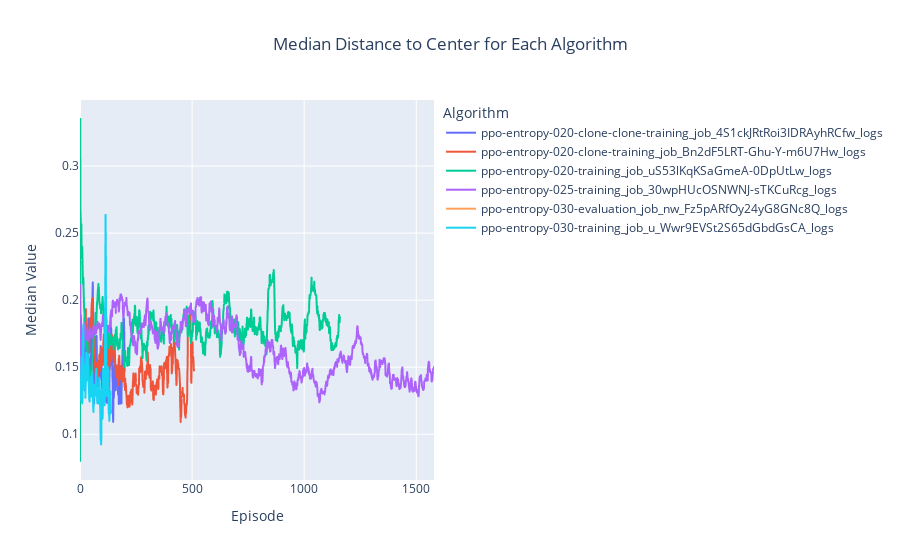
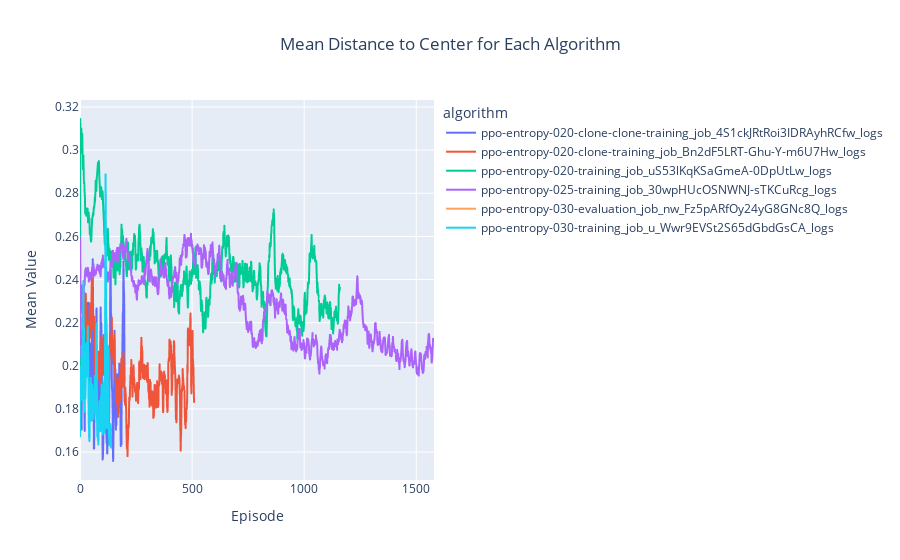
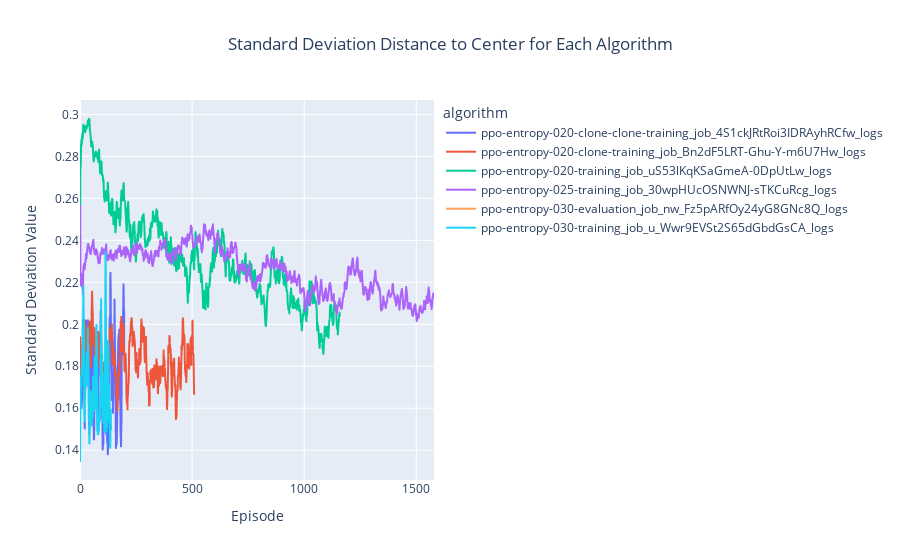
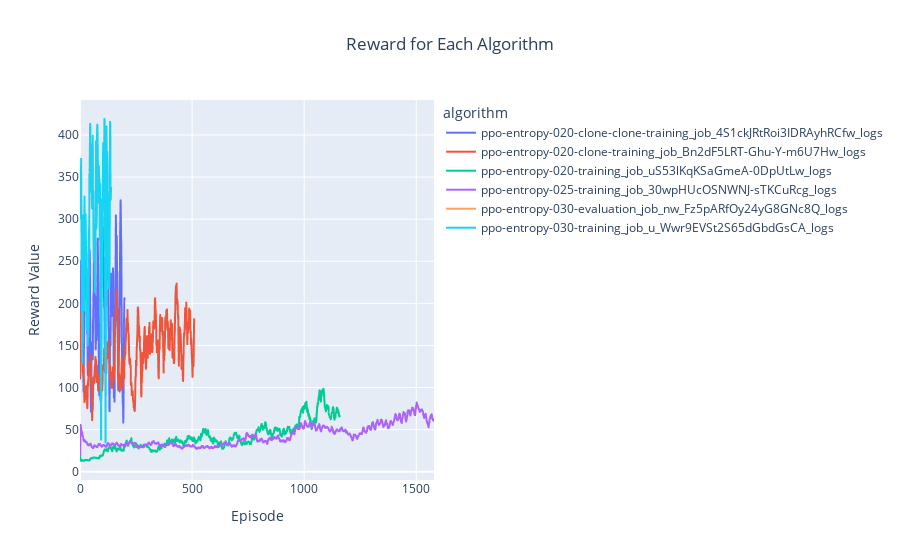

Notebook cell for these charts, in order:
### Code cell
# Set the smoothing factor for rolling averages
smoothing = 0.03

# Process the data for each algorithm
for algo, df in data.items():
    df.reset_index(inplace=True)
    if not 'episode' in df.columns:
        df.rename(columns={'index': 'episode'}, inplace=True)

    # Calculate the window size for rolling averages
    window_size = int(smoothing * df.shape[0])

    # Apply rolling average to the metrics
    df['smoothed_mean'] = data[algo]['mean-distance-to-center'].rolling(window=window_size, min_periods=0).mean()
    df['smoothed_median'] = data[algo]['median-distance-to-center'].rolling(window=window_size, min_periods=0).mean()
    df['smoothed_std'] = data[algo]['std-distance-to-center'].rolling(window=window_size, min_periods=0).mean()
    df['smoothed_reward'] = data[algo]['reward'].rolling(window=window_size, min_periods=0).mean()


# Combine the processed data into a single DataFrame for plotting
combined_df = pd.concat([df.assign(algorithm=algo) for algo, df in data.items()], ignore_index=False)

# Plot median values
fig = px.line(
    combined_df,
    x='episode',
    y='smoothed_median',
    color='algorithm',
    labels={'episode': 'Episode', 'smoothed_median': 'Median Value', 'algorithm': 'Algorithm'},
    title='Median Distance to Center for Each Algorithm'
)
fig.update_layout(title={'x':0.5, 'xanchor': 'center'})
fig.show()

# Plot mean values
fig = px.line(
    combined_df,
    x='episode',
    y='smoothed_mean',
    color='algorithm',
    labels={'episode': 'Episode', 'smoothed_mean': 'Mean Value'},
    title='Mean Distance to Center for Each Algorithm'
)
fig.update_layout(title={'x':0.5, 'xanchor': 'center'})
fig.show()

# Plot std values
fig = px.line(
    combined_df,
    x='episode',
    y='smoothed_std',
    color='algorithm',
    labels={'episode': 'Episode', 'smoothed_std': 'Standard Deviation Value'},
    title='Standard Deviation Distance to Center for Each Algorithm'
)
fig.update_layout(title={'x':0.5, 'xanchor': 'center'})
fig.show()

# Plot reward values
fig = px.line(
    combined_df,
    x='episode',
    y='smoothed_reward',
    color='algorithm',
    labels={'episode': 'Episode', 'smoothed_reward': 'Reward Value'},
    title='Reward for Each Algorithm'
)
fig.update_layout(title={'x':0.5, 'xanchor': 'center'})
fig.show()

### Figure 1 — Plotly figure (JSON) as saved in the notebook; plotly's stock layout.template omitted (floating-point values rounded to 4 significant figures; data arrays with more than 128 entries replaced by an {"elided": "..."} marker saying what was removed)
{"data": [{"hovertemplate": "Algorithm=ppo-entropy-020-clone-clone-training_job_4S1ckJRtRoi3IDRAyhRCfw_logs<br>Episode=%{x}<br>Median Value=%{y}<extra></extra>", "legendgroup": "ppo-entropy-020-clone-clone-training_job_4S1ckJRtRoi3IDRAyhRCfw_logs", "line": {"color": "#636efa", "dash": "solid"}, "marker": {"symbol": "circle"}, "mode": "lines", "name": "ppo-entropy-020-clone-clone-training_job_4S1ckJRtRoi3IDRAyhRCfw_logs", "showlegend": true, "type": "scattergl", "x": {"elided": "200 int values"}, "xaxis": "x", "y": {"elided": "200 float values"}, "yaxis": "y"}, {"hovertemplate": "Algorithm=ppo-entropy-020-clone-training_job_Bn2dF5LRT-Ghu-Y-m6U7Hw_logs<br>Episode=%{x}<br>Median Value=%{y}<extra></extra>", "legendgroup": "ppo-entropy-020-clone-training_job_Bn2dF5LRT-Ghu-Y-m6U7Hw_logs", "line": {"color": "#EF553B", "dash": "solid"}, "marker": {"symbol": "circle"}, "mode": "lines", "name": "ppo-entropy-020-clone-training_job_Bn2dF5LRT-Ghu-Y-m6U7Hw_logs", "showlegend": true, "type": "scattergl", "x": {"elided": "510 int values"}, "xaxis": "x", "y": {"elided": "510 float values"}, "yaxis": "y"}, {"hovertemplate": "Algorithm=ppo-entropy-020-training_job_uS53lKqKSaGmeA-0DpUtLw_logs<br>Episode=%{x}<br>Median Value=%{y}<extra></extra>", "legendgroup": "ppo-entropy-020-training_job_uS53lKqKSaGmeA-0DpUtLw_logs", "line": {"color": "#00cc96", "dash": "solid"}, "marker": {"symbol": "circle"}, "mode": "lines", "name": "ppo-entropy-020-training_job_uS53lKqKSaGmeA-0DpUtLw_logs", "showlegend": true, "type": "scattergl", "x": {"elided": "1160 int values"}, "xaxis": "x", "y": {"elided": "1160 float values"}, "yaxis": "y"}, {"hovertemplate": "Algorithm=ppo-entropy-025-training_job_30wpHUcOSNWNJ-sTKCuRcg_logs<br>Episode=%{x}<br>Median Value=%{y}<extra></extra>", "legendgroup": "ppo-entropy-025-training_job_30wpHUcOSNWNJ-sTKCuRcg_logs", "line": {"color": "#ab63fa", "dash": "solid"}, "marker": {"symbol": "circle"}, "mode": "lines", "name": "ppo-entropy-025-training_job_30wpHUcOSNWNJ-sTKCuRcg_logs", "showlegend": true, "type": "scattergl", "x": {"elided": "1580 int values"}, "xaxis": "x", "y": {"elided": "1580 float values"}, "yaxis": "y"}, {"hovertemplate": "Algorithm=ppo-entropy-030-evaluation_job_nw_Fz5pARfOy24yG8GNc8Q_logs<br>Episode=%{x}<br>Median Value=%{y}<extra></extra>", "legendgroup": "ppo-entropy-030-evaluation_job_nw_Fz5pARfOy24yG8GNc8Q_logs", "line": {"color": "#FFA15A", "dash": "solid"}, "marker": {"symbol": "circle"}, "mode": "lines", "name": "ppo-entropy-030-evaluation_job_nw_Fz5pARfOy24yG8GNc8Q_logs", "showlegend": true, "type": "scattergl", "x": [0, 1, 2, 3, 4], "xaxis": "x", "y": [null, null, null, null, null], "yaxis": "y"}, {"hovertemplate": "Algorithm=ppo-entropy-030-training_job_u_Wwr9EVSt2S65dGbdGsCA_logs<br>Episode=%{x}<br>Median Value=%{y}<extra></extra>", "legendgroup": "ppo-entropy-030-training_job_u_Wwr9EVSt2S65dGbdGsCA_logs", "line": {"color": "#19d3f3", "dash": "solid"}, "marker": {"symbol": "circle"}, "mode": "lines", "name": "ppo-entropy-030-training_job_u_Wwr9EVSt2S65dGbdGsCA_logs", "showlegend": true, "type": "scattergl", "x": {"elided": "140 int values"}, "xaxis": "x", "y": {"elided": "140 float values"}, "yaxis": "y"}], "layout": {"legend": {"title": {"text": "Algorithm"}, "tracegroupgap": 0}, "title": {"text": "Median Distance to Center for Each Algorithm", "x": 0.5, "xanchor": "center"}, "xaxis": {"anchor": "y", "domain": [0, 1], "title": {"text": "Episode"}}, "yaxis": {"anchor": "x", "domain": [0, 1], "title": {"text": "Median Value"}}}}

### Figure 2 — Plotly figure (JSON) as saved in the notebook; plotly's stock layout.template omitted (floating-point values rounded to 4 significant figures; data arrays with more than 128 entries replaced by an {"elided": "..."} marker saying what was removed)
{"data": [{"hovertemplate": "algorithm=ppo-entropy-020-clone-clone-training_job_4S1ckJRtRoi3IDRAyhRCfw_logs<br>Episode=%{x}<br>Mean Value=%{y}<extra></extra>", "legendgroup": "ppo-entropy-020-clone-clone-training_job_4S1ckJRtRoi3IDRAyhRCfw_logs", "line": {"color": "#636efa", "dash": "solid"}, "marker": {"symbol": "circle"}, "mode": "lines", "name": "ppo-entropy-020-clone-clone-training_job_4S1ckJRtRoi3IDRAyhRCfw_logs", "showlegend": true, "type": "scattergl", "x": {"elided": "200 int values"}, "xaxis": "x", "y": {"elided": "200 float values"}, "yaxis": "y"}, {"hovertemplate": "algorithm=ppo-entropy-020-clone-training_job_Bn2dF5LRT-Ghu-Y-m6U7Hw_logs<br>Episode=%{x}<br>Mean Value=%{y}<extra></extra>", "legendgroup": "ppo-entropy-020-clone-training_job_Bn2dF5LRT-Ghu-Y-m6U7Hw_logs", "line": {"color": "#EF553B", "dash": "solid"}, "marker": {"symbol": "circle"}, "mode": "lines", "name": "ppo-entropy-020-clone-training_job_Bn2dF5LRT-Ghu-Y-m6U7Hw_logs", "showlegend": true, "type": "scattergl", "x": {"elided": "510 int values"}, "xaxis": "x", "y": {"elided": "510 float values"}, "yaxis": "y"}, {"hovertemplate": "algorithm=ppo-entropy-020-training_job_uS53lKqKSaGmeA-0DpUtLw_logs<br>Episode=%{x}<br>Mean Value=%{y}<extra></extra>", "legendgroup": "ppo-entropy-020-training_job_uS53lKqKSaGmeA-0DpUtLw_logs", "line": {"color": "#00cc96", "dash": "solid"}, "marker": {"symbol": "circle"}, "mode": "lines", "name": "ppo-entropy-020-training_job_uS53lKqKSaGmeA-0DpUtLw_logs", "showlegend": true, "type": "scattergl", "x": {"elided": "1160 int values"}, "xaxis": "x", "y": {"elided": "1160 float values"}, "yaxis": "y"}, {"hovertemplate": "algorithm=ppo-entropy-025-training_job_30wpHUcOSNWNJ-sTKCuRcg_logs<br>Episode=%{x}<br>Mean Value=%{y}<extra></extra>", "legendgroup": "ppo-entropy-025-training_job_30wpHUcOSNWNJ-sTKCuRcg_logs", "line": {"color": "#ab63fa", "dash": "solid"}, "marker": {"symbol": "circle"}, "mode": "lines", "name": "ppo-entropy-025-training_job_30wpHUcOSNWNJ-sTKCuRcg_logs", "showlegend": true, "type": "scattergl", "x": {"elided": "1580 int values"}, "xaxis": "x", "y": {"elided": "1580 float values"}, "yaxis": "y"}, {"hovertemplate": "algorithm=ppo-entropy-030-evaluation_job_nw_Fz5pARfOy24yG8GNc8Q_logs<br>Episode=%{x}<br>Mean Value=%{y}<extra></extra>", "legendgroup": "ppo-entropy-030-evaluation_job_nw_Fz5pARfOy24yG8GNc8Q_logs", "line": {"color": "#FFA15A", "dash": "solid"}, "marker": {"symbol": "circle"}, "mode": "lines", "name": "ppo-entropy-030-evaluation_job_nw_Fz5pARfOy24yG8GNc8Q_logs", "showlegend": true, "type": "scattergl", "x": [0, 1, 2, 3, 4], "xaxis": "x", "y": [null, null, null, null, null], "yaxis": "y"}, {"hovertemplate": "algorithm=ppo-entropy-030-training_job_u_Wwr9EVSt2S65dGbdGsCA_logs<br>Episode=%{x}<br>Mean Value=%{y}<extra></extra>", "legendgroup": "ppo-entropy-030-training_job_u_Wwr9EVSt2S65dGbdGsCA_logs", "line": {"color": "#19d3f3", "dash": "solid"}, "marker": {"symbol": "circle"}, "mode": "lines", "name": "ppo-entropy-030-training_job_u_Wwr9EVSt2S65dGbdGsCA_logs", "showlegend": true, "type": "scattergl", "x": {"elided": "140 int values"}, "xaxis": "x", "y": {"elided": "140 float values"}, "yaxis": "y"}], "layout": {"legend": {"title": {"text": "algorithm"}, "tracegroupgap": 0}, "title": {"text": "Mean Distance to Center for Each Algorithm", "x": 0.5, "xanchor": "center"}, "xaxis": {"anchor": "y", "domain": [0, 1], "title": {"text": "Episode"}}, "yaxis": {"anchor": "x", "domain": [0, 1], "title": {"text": "Mean Value"}}}}

### Figure 3 — Plotly figure (JSON) as saved in the notebook; plotly's stock layout.template omitted (floating-point values rounded to 4 significant figures; data arrays with more than 128 entries replaced by an {"elided": "..."} marker saying what was removed)
{"data": [{"hovertemplate": "algorithm=ppo-entropy-020-clone-clone-training_job_4S1ckJRtRoi3IDRAyhRCfw_logs<br>Episode=%{x}<br>Standard Deviation Value=%{y}<extra></extra>", "legendgroup": "ppo-entropy-020-clone-clone-training_job_4S1ckJRtRoi3IDRAyhRCfw_logs", "line": {"color": "#636efa", "dash": "solid"}, "marker": {"symbol": "circle"}, "mode": "lines", "name": "ppo-entropy-020-clone-clone-training_job_4S1ckJRtRoi3IDRAyhRCfw_logs", "showlegend": true, "type": "scattergl", "x": {"elided": "200 int values"}, "xaxis": "x", "y": {"elided": "200 float values"}, "yaxis": "y"}, {"hovertemplate": "algorithm=ppo-entropy-020-clone-training_job_Bn2dF5LRT-Ghu-Y-m6U7Hw_logs<br>Episode=%{x}<br>Standard Deviation Value=%{y}<extra></extra>", "legendgroup": "ppo-entropy-020-clone-training_job_Bn2dF5LRT-Ghu-Y-m6U7Hw_logs", "line": {"color": "#EF553B", "dash": "solid"}, "marker": {"symbol": "circle"}, "mode": "lines", "name": "ppo-entropy-020-clone-training_job_Bn2dF5LRT-Ghu-Y-m6U7Hw_logs", "showlegend": true, "type": "scattergl", "x": {"elided": "510 int values"}, "xaxis": "x", "y": {"elided": "510 float values"}, "yaxis": "y"}, {"hovertemplate": "algorithm=ppo-entropy-020-training_job_uS53lKqKSaGmeA-0DpUtLw_logs<br>Episode=%{x}<br>Standard Deviation Value=%{y}<extra></extra>", "legendgroup": "ppo-entropy-020-training_job_uS53lKqKSaGmeA-0DpUtLw_logs", "line": {"color": "#00cc96", "dash": "solid"}, "marker": {"symbol": "circle"}, "mode": "lines", "name": "ppo-entropy-020-training_job_uS53lKqKSaGmeA-0DpUtLw_logs", "showlegend": true, "type": "scattergl", "x": {"elided": "1160 int values"}, "xaxis": "x", "y": {"elided": "1160 float values"}, "yaxis": "y"}, {"hovertemplate": "algorithm=ppo-entropy-025-training_job_30wpHUcOSNWNJ-sTKCuRcg_logs<br>Episode=%{x}<br>Standard Deviation Value=%{y}<extra></extra>", "legendgroup": "ppo-entropy-025-training_job_30wpHUcOSNWNJ-sTKCuRcg_logs", "line": {"color": "#ab63fa", "dash": "solid"}, "marker": {"symbol": "circle"}, "mode": "lines", "name": "ppo-entropy-025-training_job_30wpHUcOSNWNJ-sTKCuRcg_logs", "showlegend": true, "type": "scattergl", "x": {"elided": "1580 int values"}, "xaxis": "x", "y": {"elided": "1580 float values"}, "yaxis": "y"}, {"hovertemplate": "algorithm=ppo-entropy-030-evaluation_job_nw_Fz5pARfOy24yG8GNc8Q_logs<br>Episode=%{x}<br>Standard Deviation Value=%{y}<extra></extra>", "legendgroup": "ppo-entropy-030-evaluation_job_nw_Fz5pARfOy24yG8GNc8Q_logs", "line": {"color": "#FFA15A", "dash": "solid"}, "marker": {"symbol": "circle"}, "mode": "lines", "name": "ppo-entropy-030-evaluation_job_nw_Fz5pARfOy24yG8GNc8Q_logs", "showlegend": true, "type": "scattergl", "x": [0, 1, 2, 3, 4], "xaxis": "x", "y": [null, null, null, null, null], "yaxis": "y"}, {"hovertemplate": "algorithm=ppo-entropy-030-training_job_u_Wwr9EVSt2S65dGbdGsCA_logs<br>Episode=%{x}<br>Standard Deviation Value=%{y}<extra></extra>", "legendgroup": "ppo-entropy-030-training_job_u_Wwr9EVSt2S65dGbdGsCA_logs", "line": {"color": "#19d3f3", "dash": "solid"}, "marker": {"symbol": "circle"}, "mode": "lines", "name": "ppo-entropy-030-training_job_u_Wwr9EVSt2S65dGbdGsCA_logs", "showlegend": true, "type": "scattergl", "x": {"elided": "140 int values"}, "xaxis": "x", "y": {"elided": "140 float values"}, "yaxis": "y"}], "layout": {"legend": {"title": {"text": "algorithm"}, "tracegroupgap": 0}, "title": {"text": "Standard Deviation Distance to Center for Each Algorithm", "x": 0.5, "xanchor": "center"}, "xaxis": {"anchor": "y", "domain": [0, 1], "title": {"text": "Episode"}}, "yaxis": {"anchor": "x", "domain": [0, 1], "title": {"text": "Standard Deviation Value"}}}}

### Figure 4 — Plotly figure (JSON) as saved in the notebook; plotly's stock layout.template omitted (floating-point values rounded to 4 significant figures; data arrays with more than 128 entries replaced by an {"elided": "..."} marker saying what was removed)
{"data": [{"hovertemplate": "algorithm=ppo-entropy-020-clone-clone-training_job_4S1ckJRtRoi3IDRAyhRCfw_logs<br>Episode=%{x}<br>Reward Value=%{y}<extra></extra>", "legendgroup": "ppo-entropy-020-clone-clone-training_job_4S1ckJRtRoi3IDRAyhRCfw_logs", "line": {"color": "#636efa", "dash": "solid"}, "marker": {"symbol": "circle"}, "mode": "lines", "name": "ppo-entropy-020-clone-clone-training_job_4S1ckJRtRoi3IDRAyhRCfw_logs", "showlegend": true, "type": "scattergl", "x": {"elided": "200 int values"}, "xaxis": "x", "y": {"elided": "200 float values"}, "yaxis": "y"}, {"hovertemplate": "algorithm=ppo-entropy-020-clone-training_job_Bn2dF5LRT-Ghu-Y-m6U7Hw_logs<br>Episode=%{x}<br>Reward Value=%{y}<extra></extra>", "legendgroup": "ppo-entropy-020-clone-training_job_Bn2dF5LRT-Ghu-Y-m6U7Hw_logs", "line": {"color": "#EF553B", "dash": "solid"}, "marker": {"symbol": "circle"}, "mode": "lines", "name": "ppo-entropy-020-clone-training_job_Bn2dF5LRT-Ghu-Y-m6U7Hw_logs", "showlegend": true, "type": "scattergl", "x": {"elided": "510 int values"}, "xaxis": "x", "y": {"elided": "510 float values"}, "yaxis": "y"}, {"hovertemplate": "algorithm=ppo-entropy-020-training_job_uS53lKqKSaGmeA-0DpUtLw_logs<br>Episode=%{x}<br>Reward Value=%{y}<extra></extra>", "legendgroup": "ppo-entropy-020-training_job_uS53lKqKSaGmeA-0DpUtLw_logs", "line": {"color": "#00cc96", "dash": "solid"}, "marker": {"symbol": "circle"}, "mode": "lines", "name": "ppo-entropy-020-training_job_uS53lKqKSaGmeA-0DpUtLw_logs", "showlegend": true, "type": "scattergl", "x": {"elided": "1160 int values"}, "xaxis": "x", "y": {"elided": "1160 float values"}, "yaxis": "y"}, {"hovertemplate": "algorithm=ppo-entropy-025-training_job_30wpHUcOSNWNJ-sTKCuRcg_logs<br>Episode=%{x}<br>Reward Value=%{y}<extra></extra>", "legendgroup": "ppo-entropy-025-training_job_30wpHUcOSNWNJ-sTKCuRcg_logs", "line": {"color": "#ab63fa", "dash": "solid"}, "marker": {"symbol": "circle"}, "mode": "lines", "name": "ppo-entropy-025-training_job_30wpHUcOSNWNJ-sTKCuRcg_logs", "showlegend": true, "type": "scattergl", "x": {"elided": "1580 int values"}, "xaxis": "x", "y": {"elided": "1580 float values"}, "yaxis": "y"}, {"hovertemplate": "algorithm=ppo-entropy-030-evaluation_job_nw_Fz5pARfOy24yG8GNc8Q_logs<br>Episode=%{x}<br>Reward Value=%{y}<extra></extra>", "legendgroup": "ppo-entropy-030-evaluation_job_nw_Fz5pARfOy24yG8GNc8Q_logs", "line": {"color": "#FFA15A", "dash": "solid"}, "marker": {"symbol": "circle"}, "mode": "lines", "name": "ppo-entropy-030-evaluation_job_nw_Fz5pARfOy24yG8GNc8Q_logs", "showlegend": true, "type": "scattergl", "x": [0, 1, 2, 3, 4], "xaxis": "x", "y": [null, null, null, null, null], "yaxis": "y"}, {"hovertemplate": "algorithm=ppo-entropy-030-training_job_u_Wwr9EVSt2S65dGbdGsCA_logs<br>Episode=%{x}<br>Reward Value=%{y}<extra></extra>", "legendgroup": "ppo-entropy-030-training_job_u_Wwr9EVSt2S65dGbdGsCA_logs", "line": {"color": "#19d3f3", "dash": "solid"}, "marker": {"symbol": "circle"}, "mode": "lines", "name": "ppo-entropy-030-training_job_u_Wwr9EVSt2S65dGbdGsCA_logs", "showlegend": true, "type": "scattergl", "x": {"elided": "140 int values"}, "xaxis": "x", "y": {"elided": "140 float values"}, "yaxis": "y"}], "layout": {"legend": {"title": {"text": "algorithm"}, "tracegroupgap": 0}, "title": {"text": "Reward for Each Algorithm", "x": 0.5, "xanchor": "center"}, "xaxis": {"anchor": "y", "domain": [0, 1], "title": {"text": "Episode"}}, "yaxis": {"anchor": "x", "domain": [0, 1], "title": {"text": "Reward Value"}}}}
